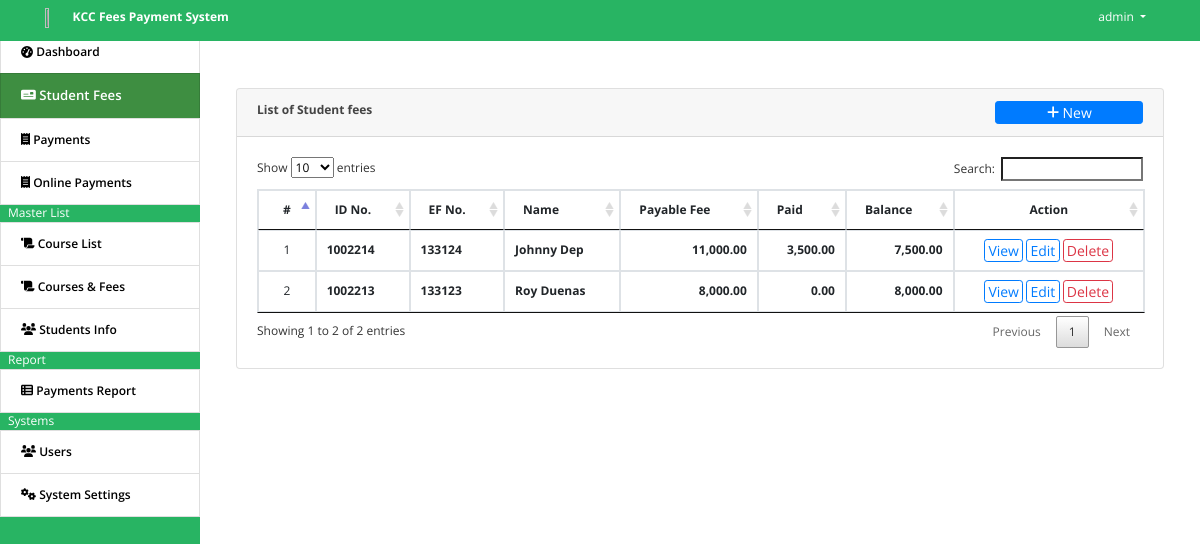
/index.php?page=fees (signed in), run on the app's committed database.
### tables this page shows
CREATE TABLE `student_ef_list` (
  `id` int(30) NOT NULL,
  `student_id` int(30) NOT NULL,
  `ef_no` varchar(200) NOT NULL,
  `course_id` int(30) NOT NULL,
  `total_fee` float NOT NULL,
  `date_created` datetime NOT NULL DEFAULT current_timestamp()
);

CREATE TABLE `student` (
  `id` int(30) NOT NULL,
  `id_no` varchar(100) NOT NULL,
  `name` text NOT NULL,
  `contact` varchar(100) NOT NULL,
  `address` text NOT NULL,
  `email` varchar(200) NOT NULL,
  `password` text NOT NULL,
  `date_created` datetime NOT NULL DEFAULT current_timestamp()
);

### fees.php (the view, shortened to what this page needs)
<?php include('db_connect.php');?>
<div class="container-fluid">
	<div class="col-lg-12">
		<div class="row">
			<div class="col-md-12">
				<div class="card">
					<div class="card-header">
						<b>List of Student fees </b>
						<span class="float:right"><a class="btn btn-primary btn-block btn-sm col-sm-2 float-right" href="javascript:void(0)" id="new_fees">
					<i class="fa fa-plus"></i> New
				</a></span>
					</div>
					<div class="card-body">
						<table class="table table-condensed table-bordered table-hover">
							<thead>
								<tr>
									<th class="text-center">#</th>
									<th class="">ID No.</th>
									<th class="">EF No.</th>
									<th class="">Name</th>
									<th class="">Payable Fee</th>
									<th class="">Paid</th>
									<th class="">Balance</th>
									<?php if($_SESSION['login_type'] == 1): ?>
										<th class="text-center">Action</th>
									<?php endif; ?>
								</tr>
							</thead>
							<tbody>
								<?php
								$i = 1;
								$fees = $conn->query("SELECT ef.*,s.name as sname,s.id_no FROM student_ef_list ef inner join student s on s.id = ef.student_id order by s.name asc ");
								while($row=$fees->fetch_assoc()):
									$paid = $conn->query("SELECT sum(amount) as paid FROM payments where ef_id=".$row['id']);
									$paid = $paid->num_rows > 0 ? $paid->fetch_array()['paid']:'';
									$balance = $row['total_fee'] - $paid;
								?>
								<tr>
									<td class="text-center"><?php echo $i++ ?></td>
									<td>
										<p> <b><?php echo $row['id_no'] ?></b></p>
									</td>
									<td>
										<p> <b><?php echo $row['ef_no'] ?></b></p>
									</td>
									<td>
										<p> <b><?php echo ucwords($row['sname']) ?></b></p>
									</td>
									<td class="text-right">
										<p> <b><?php echo number_format($row['total_fee'],2) ?></b></p>
									</td>
									<td class="text-right">
										<p> <b><?php echo number_format($paid,2) ?></b></p>
									<td class="text-right">
										<p> <b><?php echo number_format($balance,2) ?></b></p>
									</td>
									<?php if($_SESSION['login_type'] == 1): ?>
										<td class="text-center">
											<button class="btn btn-sm btn-outline-primary view_payment" type="button" data-id="<?php echo $row['id'] ?>">View</button>
											<button class="btn btn-sm btn-outline-primary edit_fees" type="button" data-id="<?php echo $row['id'] ?>" >Edit</button>
											<button class="btn btn-sm btn-outline-danger delete_fees" type="button" data-id="<?php echo $row['id'] ?>">Delete</button>
										</td>
									<?php endif; ?>
								</tr>
								<?php endwhile; ?>
							</tbody>
						</table>
					</div>
				</div>
			</div>
		</div>
	</div>
</div>

### index.php (shortened to what this page needs)
<!DOCTYPE html>
<html lang="en">
<head>
<?php
 include('./header.php');
 ?>
</head>
<body>
	<?php include 'topbar.php' ?>
	<?php include 'navbar.php' ?>
  <main id="view-panel" >
      <?php $page = isset($_GET['page']) ? $_GET['page'] :'home'; ?>
  	<?php include $page.'.php' ?>
  </main>
</body>
</html>

### header.php (shortened to what this page needs)
  <link rel="stylesheet" href="assets/font-awesome/css/all.min.css">
<link href="assets/vendor/bootstrap/css/bootstrap.min.css" rel="stylesheet">
<link href="assets/vendor/icofont/icofont.min.css" rel="stylesheet">
<link href="assets/vendor/boxicons/css/boxicons.min.css" rel="stylesheet">
<link href="assets/vendor/venobox/venobox.css" rel="stylesheet">
<link href="assets/vendor/animate.css/animate.min.css" rel="stylesheet">
<link href="assets/vendor/remixicon/remixicon.css" rel="stylesheet">
<link href="assets/vendor/owl.carousel/assets/owl.carousel.min.css" rel="stylesheet">
<link href="assets/vendor/bootstrap-datepicker/css/bootstrap-datepicker.min.css" rel="stylesheet">
<link href="assets/DataTables/datatables.min.css" rel="stylesheet">
<link href="assets/css/jquery.datetimepicker.min.css" rel="stylesheet">
<link href="assets/css/select2.min.css" rel="stylesheet">
<link href="assets/css/style.css" rel="stylesheet">
<link type="text/css" rel="stylesheet" href="assets/css/jquery-te-1.4.0.css">

### topbar.php (shortened to what this page needs)
<nav class="navbar navbar-light fixed-top" style="padding:0; background-color:#28B463;">
  <div class="container-fluid mt-2 mb-2">
  	<div class="col-lg-12">
      <div class="col-md-4 float-left text-white">
        <img src="assets/img/logo.png" alt="" class="logo">
        <large><b><?php echo isset($_SESSION['system']['name']) ? $_SESSION['system']['name'] : '' ?></b></large>
      </div>
	  	<div class="float-right">
        <div class=" dropdown mr-4">
            <a href="#" class="text-white dropdown-toggle"  id="account_settings" data-toggle="dropdown" aria-haspopup="true" aria-expanded="false"><?php echo $_SESSION['login_name'] ?> </a>
        </div>
      </div>
  </div>
</nav>

### navbar.php (shortened to what this page needs)
<nav id="sidebar" class='mx-lt-5 bg-dark' >
		<div class="sidebar-list">
				<a href="index.php?page=home" class="nav-item nav-home" style="size: 30%;"><span class='icon-field'><i class="fa fa-tachometer-alt "></i></span> Dashboard</a>
				<a href="index.php?page=fees" class="nav-item nav-fees"><span class='icon-field'><i class="fa fa-money-check "></i></span> Student Fees</a>
				<a href="index.php?page=payments" class="nav-item nav-payments"><span class='icon-field'><i class="fa fa-receipt "></i></span> Payments</a>
				<a href="index.php?page=admin_online_payments&status=pending" class="nav-item nav-admin_online_payments"><span class='icon-field'><i class="fa fa-receipt "></i></span> Online Payments</a>
				<div class="mx-2 text-white">Master List</div>
				<a href="index.php?page=course_list" class="nav-item nav-course_list"><span class='icon-field'><i class="fa fa-scroll "></i></span> Course List</a>
				<a href="index.php?page=courses" class="nav-item nav-courses"><span class='icon-field'><i class="fa fa-scroll "></i></span> Courses & Fees</a>
				<a href="index.php?page=students" class="nav-item nav-students"><span class='icon-field'><i class="fa fa-users "></i></span> Students Info</a>
				<div class="mx-2 text-white">Report</div>
				<a href="index.php?page=payments_report" class="nav-item nav-payments_report"><span class='icon-field'><i class="fa fa-th-list"></i></span> Payments Report</a>
				<div class="mx-2 text-white">Systems</div>
				<?php if($_SESSION['login_type'] == 1): ?>
				<a href="index.php?page=users" class="nav-item nav-users"><span class='icon-field'><i class="fa fa-users "></i></span> Users</a>
				 <a href="index.php?page=site_settings" class="nav-item nav-site_settings"><span class='icon-field'><i class="fa fa-cogs"></i></span> System Settings</a>
			<?php endif; ?>
		</div>
</nav>

### assets/css/style.css (style rules this page uses)
body { font-family: "Open Sans", sans-serif; color: #444444; width: 100%; height: calc(100%); font-size: 12px; }
a { color: #1977cc; }
nav#sidebar { height: calc(100%); position: fixed; z-index: 99; left: 0; width: 200px; font-size: 12px; top: 2.5em; background-color: #28B463 !important; }
a.nav-item { position: relative; display: block; padding: .75rem 1.25rem; margin-bottom: -1px; border: 1px solid rgba(0, 0, 0, .125); background-color: white; color: #000000; font-weight: 600; }
a.nav-item:hover, .nav-item.active { background-color: white; background-color: #3e8e41; font-size: 110%; color: white; transition: 0.3s; }
main#view-panel { margin-left: 200px; width: calc(100% - 200px); margin-top: 2.8em; padding: .5em }
.btn-sm { padding: .0001rem .2rem; }

### index.php (style rules this page uses)
body { background: white; }

### topbar.php (style rules this page uses)
.logo { position: relative; margin-right: 10px; width: 5%; height: 5%; float: left; }

### fees.php (style rules this page uses)
td { vertical-align: middle !important; }
td p { margin: unset }
img { max-width:100px; max-height: 150px; }

### data on the page
student_ef_list: student.id_no "1002214", ef_no "133124", student.name "Johnny Dep", total_fee "11,000.00", paid "3,500.00", balance "7,500.00"
student_ef_list: student.id_no "1002213", ef_no "133123", student.name "Roy Duenas", total_fee "8,000.00", paid "0.00"

### other printed values
$_SESSION['system']['name'] "KCC Fees Payment System"
$_SESSION['login_name'] "admin"
